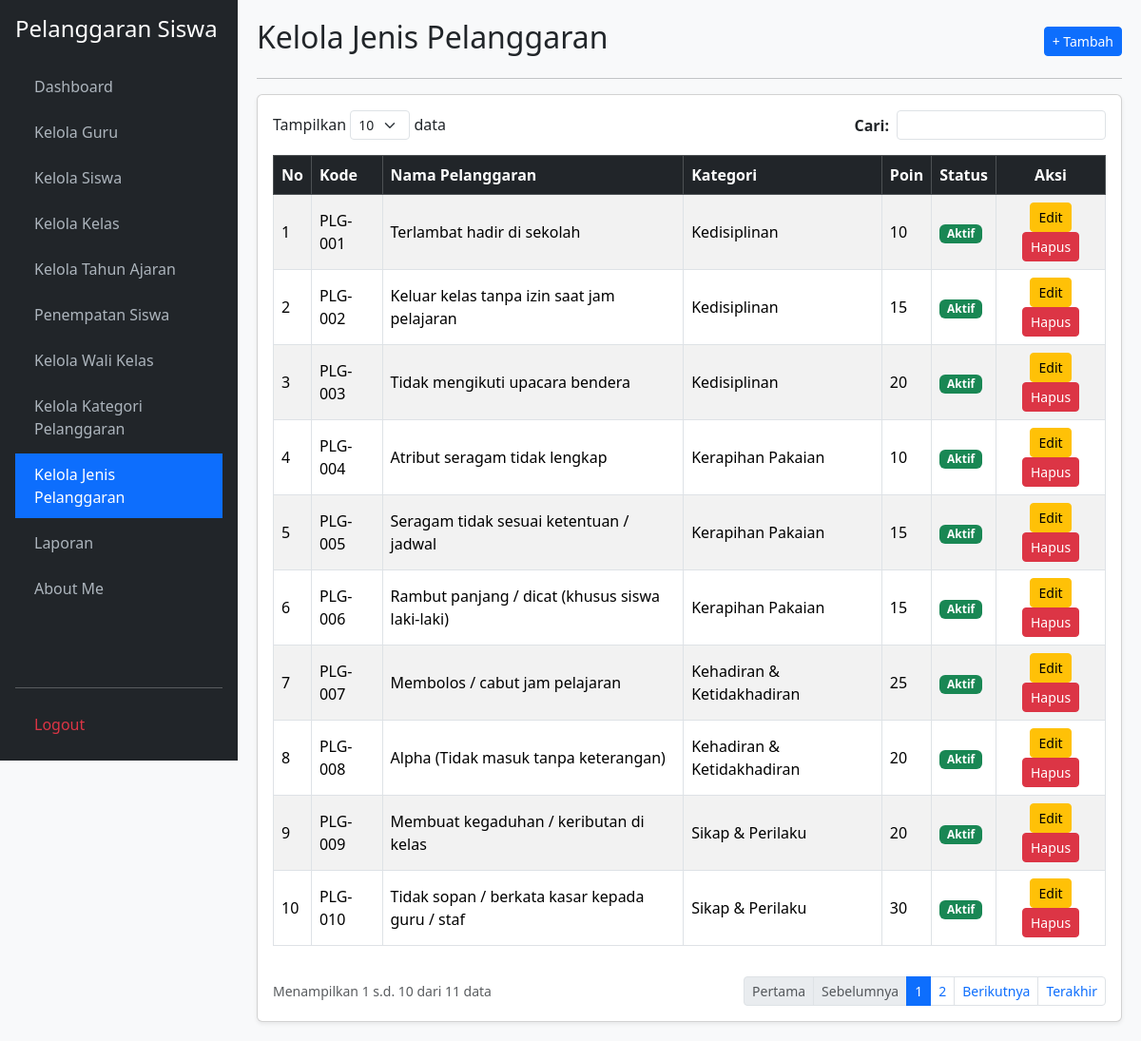
Screenshot of /kelola_jenis_pelanggaran.php (signed in) with the database file from the repository.
### tables this page shows
CREATE TABLE `t_pelanggaran` (
  `id` int(11) NOT NULL,
  `pelanggaran_kategori_id` int(11) NOT NULL,
  `kode` varchar(30) NOT NULL,
  `nama` varchar(150) NOT NULL,
  `poin` int(11) DEFAULT NULL,
  `deskripsi` text DEFAULT NULL,
  `status_aktif` tinyint(1) DEFAULT 1,
  `created_at` timestamp NULL DEFAULT NULL,
  `updated_at` timestamp NULL DEFAULT NULL
);

CREATE TABLE `t_pelanggaran_kategori` (
  `id` int(11) NOT NULL,
  `nama` varchar(100) NOT NULL,
  `deskripsi` text DEFAULT NULL,
  `status_aktif` tinyint(1) DEFAULT 1,
  `created_at` timestamp NULL DEFAULT NULL,
  `updated_at` timestamp NULL DEFAULT NULL
);

### kelola_jenis_pelanggaran.php (the view, shortened to what this page needs)
<?php
require_once 'koneksi.php';
$aksi = $_GET['aksi'] ?? '';
$edit = ($_GET['edit'] ?? '') ? mysqli_fetch_assoc(mysqli_query($koneksi, "SELECT * FROM t_pelanggaran WHERE id='{$_GET['edit']}'")) : null;
$limit = 10; $h = max(1, (int)($_GET['halaman'] ?? 1)); $offset = ($h - 1) * $limit;
$cari = mysqli_real_escape_string($koneksi, $_GET['cari'] ?? '');
$where = $cari ? "WHERE tp.kode LIKE '%$cari%' OR tp.nama LIKE '%$cari%' OR pk.nama LIKE '%$cari%'" : "";
$total = mysqli_num_rows(mysqli_query($koneksi, "SELECT tp.id FROM t_pelanggaran tp LEFT JOIN t_pelanggaran_kategori pk ON tp.pelanggaran_kategori_id = pk.id $where"));
$pages = ceil($total / $limit) ?: 1;
$data = mysqli_query($koneksi, "SELECT tp.*, pk.nama AS nama_kategori FROM t_pelanggaran tp LEFT JOIN t_pelanggaran_kategori pk ON tp.pelanggaran_kategori_id = pk.id $where ORDER BY tp.kode ASC LIMIT $offset, $limit");
$no = $offset + 1;
$opt_kategori = mysqli_query($koneksi, "SELECT * FROM t_pelanggaran_kategori WHERE status_aktif=1 ORDER BY nama ASC");
?>
<!DOCTYPE html>
<html lang="id">
<head>
    <link href="https://cdn.jsdelivr.net/npm/bootstrap@5.3.2/dist/css/bootstrap.min.css" rel="stylesheet">
    <link href="https://cdn.jsdelivr.net/npm/select2@4.1.0-rc.0/dist/css/select2.min.css" rel="stylesheet" />
    <link href="https://cdn.jsdelivr.net/npm/select2-bootstrap-5-theme@1.3.0/dist/select2-bootstrap-5-theme.min.css" rel="stylesheet" />
</head>
<body>
    <div class="sidebar d-flex flex-column p-3">
        <h4 class="text-white mb-4">Pelanggaran Siswa</h4>
        <ul class="nav nav-pills flex-column mb-auto">
            <li class="nav-item mb-1"><a href="dashboard.php">Dashboard</a></li>
            <li class="nav-item mb-1"><a href="kelola_guru.php">Kelola Guru</a></li>
            <li class="nav-item mb-1"><a href="kelola_siswa.php">Kelola Siswa</a></li>
            <li class="nav-item mb-1"><a href="kelola_kelas.php">Kelola Kelas</a></li>
            <li class="nav-item mb-1"><a href="kelola_tahun_ajaran.php">Kelola Tahun Ajaran</a></li>
            <li class="nav-item mb-1"><a href="penempatan_siswa.php">Penempatan Siswa</a></li>
            <li class="nav-item mb-1"><a href="kelola_wali_kelas.php">Kelola Wali Kelas</a></li>
            <li class="nav-item mb-1"><a href="kelola_kategori_pelanggaran.php">Kelola Kategori Pelanggaran</a></li>
            <li class="nav-item mb-1"><a href="kelola_jenis_pelanggaran.php" class="active">Kelola Jenis Pelanggaran</a></li>
            <li class="nav-item mb-1"><a href="laporan.php">Laporan</a></li>
            <li class="nav-item mb-1"><a href="about_me.php">About Me</a></li>
        </ul>
        <hr><a href="logout.php" class="text-danger">Logout</a>
    </div>
    <div class="main-content">
        <?php if ($aksi === 'tambah' || $edit): ?>
            <div class="d-flex justify-content-between align-items-center mb-3">
                <h2><?= $edit ? 'Edit Jenis Pelanggaran' : 'Tambah Jenis Pelanggaran'; ?></h2>
                <a href="kelola_jenis_pelanggaran.php" class="btn btn-secondary btn-sm">&larr; Kembali</a>
            </div>
            <hr>
            <div class="card shadow-sm"><div class="card-body">
                <form method="POST">
                    <input type="hidden" name="id" value="<?= $edit['id'] ?? ''; ?>">
                    <div class="mb-3">
                        <label class="form-label fw-bold">Kategori Pelanggaran:</label>
                        <select name="pelanggaran_kategori_id" class="form-control select2" required>
                            <option value="">-- Cari & Pilih Kategori --</option>
                            <?php while($k = mysqli_fetch_assoc($opt_kategori)): ?>
                                <option value="<?= $k['id']; ?>" <?= (($edit['pelanggaran_kategori_id'] ?? '') == $k['id']) ? 'selected' : ''; ?>><?= htmlspecialchars($k['nama']); ?></option>
                            <?php endwhile; ?>
                        </select>
                    </div>
                    <div class="mb-3">
                        <label class="form-label fw-bold">Kode Pelanggaran:</label>
                        <input type="text" name="kode" class="form-control" value="<?= htmlspecialchars($edit['kode'] ?? ''); ?>" required>
                    </div>
                    <div class="mb-3">
                        <label class="form-label fw-bold">Nama Pelanggaran:</label>
                        <input type="text" name="nama" class="form-control" value="<?= htmlspecialchars($edit['nama'] ?? ''); ?>" required>
                    </div>
                    <div class="mb-3">
                        <label class="form-label fw-bold">Poin:</label>
                        <input type="number" name="poin" class="form-control" value="<?= htmlspecialchars($edit['poin'] ?? ''); ?>" required>
                    </div>
                    <div class="mb-3">
                        <label class="form-label fw-bold">Status Aktif:</label>
                        <select name="status_aktif" class="form-control" required>
                            <option value="Aktif" <?= (($edit['status_aktif'] ?? 1) == 1 || ($edit['status_aktif'] ?? '') == 'Aktif') ? 'selected' : ''; ?>>Aktif</option>
                            <option value="Tidak Aktif" <?= (($edit['status_aktif'] ?? 1) == 0 || ($edit['status_aktif'] ?? '') == 'Tidak Aktif') ? 'selected' : ''; ?>>Tidak Aktif</option>
                        </select>
                    </div>
                    <hr>
                    <div class="d-flex justify-content-end">
                        <a href="kelola_jenis_pelanggaran.php" class="btn btn-secondary me-2">Batal</a>
                        <button type="submit" name="simpan" class="btn btn-primary">Simpan</button>
                    </div>
                </form>
            </div></div>
        <?php else: ?>
            <div class="d-flex justify-content-between align-items-center mb-2">
                <h2>Kelola Jenis Pelanggaran</h2>
                <a href="?aksi=tambah" class="btn btn-primary btn-sm">+ Tambah</a>
            </div>
            <hr>
            <div class="card shadow-sm"><div class="card-body">
                <div class="row mb-3 justify-content-between">
                    <div class="col-auto">Tampilkan <select class="form-select form-select-sm d-inline-block w-auto"><option>10</option></select> data</div>
                    <div class="col-auto">
                        <form method="GET" class="d-flex align-items-center">
                            <label class="me-2 mb-0 fw-bold">Cari:</label>
                            <input type="text" name="cari" class="form-control form-control-sm" value="<?= htmlspecialchars($cari); ?>">
                        </form>
                    </div>
                </div>
                <div class="table-responsive">
                    <table class="table table-bordered table-striped align-middle">
                        <thead class="table-dark">
                            <tr><th>No</th><th>Kode</th><th>Nama Pelanggaran</th><th>Kategori</th><th>Poin</th><th>Status</th><th class="text-center">Aksi</th></tr>
                        </thead>
                        <tbody>
                            <?php while($r = mysqli_fetch_assoc($data)): ?>
                            <tr>
                                <td><?= $no++; ?></td>
                                <td><?= htmlspecialchars($r['kode']); ?></td>
                                <td><?= htmlspecialchars($r['nama']); ?></td>
                                <td><?= htmlspecialchars($r['nama_kategori']); ?></td>
                                <td><?= htmlspecialchars($r['poin']); ?></td>
                                <td>
                                    <span class="badge bg-<?= ($r['status_aktif'] == 1) ? 'success' : 'secondary'; ?>">
                                        <?= ($r['status_aktif'] == 1) ? 'Aktif' : 'Tidak Aktif'; ?>
                                    </span>
                                </td>
                                <td class="text-center">
                                    <a href="?edit=<?= $r['id']; ?>" class="btn btn-sm btn-warning">Edit</a>
                                    <a href="?hapus=<?= $r['id']; ?>" class="btn btn-sm btn-danger" onclick="return confirm('Hapus data jenis pelanggaran ini?')">Hapus</a>
                                </td>
                            </tr>
                            <?php endwhile; if(!$total): ?>
                            <tr><td colspan="7" class="text-center text-muted">Data jenis pelanggaran tidak ditemukan.</td></tr>
                            <?php endif; ?>
                        </tbody>
                    </table>
                </div>
                <div class="d-flex justify-content-between align-items-center mt-3">
                    <small class="text-muted">Menampilkan <?= $total ? $offset + 1 : 0; ?> s.d. <?= min($offset + $limit, $total); ?> dari <?= $total; ?> data</small>
                    <ul class="pagination pagination-sm mb-0">
                        <li class="page-item <?= $h <= 1 ? 'disabled' : ''; ?>"><a class="page-link" href="?halaman=1&cari=<?= $cari; ?>">Pertama</a></li>
                        <li class="page-item <?= $h <= 1 ? 'disabled' : ''; ?>"><a class="page-link" href="?halaman=<?= $h-1; ?>&cari=<?= $cari; ?>">Sebelumnya</a></li>
                        <?php for($i=1; $i<=$pages; $i++): ?>
                            <li class="page-item <?= $h == $i ? 'active' : ''; ?>"><a class="page-link" href="?halaman=<?= $i; ?>&cari=<?= $cari; ?>"><?= $i; ?></a></li>
                        <?php endfor; ?>
                        <li class="page-item <?= $h >= $pages ? 'disabled' : ''; ?>"><a class="page-link" href="?halaman=<?= $h+1; ?>&cari=<?= $cari; ?>">Berikutnya</a></li>
                        <li class="page-item <?= $h >= $pages ? 'disabled' : ''; ?>"><a class="page-link" href="?halaman=<?= $pages; ?>&cari=<?= $cari; ?>">Terakhir</a></li>
                    </ul>
                </div>
            </div></div>
        <?php endif; ?>
    </div>
</body>
</html>

### kelola_jenis_pelanggaran.php (style rules this page uses)
body { background: #f8f9fa; }
.sidebar { min-height: 100vh; background: #212529; color: #fff; position: fixed; width: 250px; top: 0; left: 0; z-index: 1000; }
.sidebar a { color: #adb5bd; text-decoration: none; display: block; padding: 10px 20px; }
.sidebar a:hover, .sidebar a.active { color: #fff; background: #0d6efd; }
.main-content { margin-left: 250px; padding: 20px; }

### rows the page displays
t_pelanggaran: kode "PLG-001", nama "Terlambat hadir di sekolah", pelanggaran_kategori.nama "Kedisiplinan", poin "10", status_aktif "Aktif"
t_pelanggaran: kode "PLG-002", nama "Keluar kelas tanpa izin saat jam pelajaran", pelanggaran_kategori.nama "Kedisiplinan", poin "15", status_aktif "Aktif"
t_pelanggaran: kode "PLG-003", nama "Tidak mengikuti upacara bendera", pelanggaran_kategori.nama "Kedisiplinan", poin "20", status_aktif "Aktif"
t_pelanggaran: kode "PLG-004", nama "Atribut seragam tidak lengkap", pelanggaran_kategori.nama "Kerapihan Pakaian", poin "10", status_aktif "Aktif"
t_pelanggaran: kode "PLG-005", nama "Seragam tidak sesuai ketentuan / jadwal", pelanggaran_kategori.nama "Kerapihan Pakaian", poin "15", status_aktif "Aktif"
t_pelanggaran: kode "PLG-006", nama "Rambut panjang / dicat (khusus siswa laki-laki)", pelanggaran_kategori.nama "Kerapihan Pakaian", poin "15", status_aktif "Aktif"
t_pelanggaran: kode "PLG-007", nama "Membolos / cabut jam pelajaran", pelanggaran_kategori.nama "Kehadiran & Ketidakhadiran", poin "25", status_aktif "Aktif"
t_pelanggaran: kode "PLG-008", nama "Alpha (Tidak masuk tanpa keterangan)", pelanggaran_kategori.nama "Kehadiran & Ketidakhadiran", poin "20", status_aktif "Aktif"
t_pelanggaran: kode "PLG-009", nama "Membuat kegaduhan / keributan di kelas", pelanggaran_kategori.nama "Sikap & Perilaku", poin "20", status_aktif "Aktif"
t_pelanggaran: kode "PLG-010", nama "Tidak sopan / berkata kasar kepada guru / staf", pelanggaran_kategori.nama "Sikap & Perilaku", poin "30", status_aktif "Aktif"

### other values shown
$offset + 1 "1"
min($offset + $limit, $total) "10"
$total "11"
